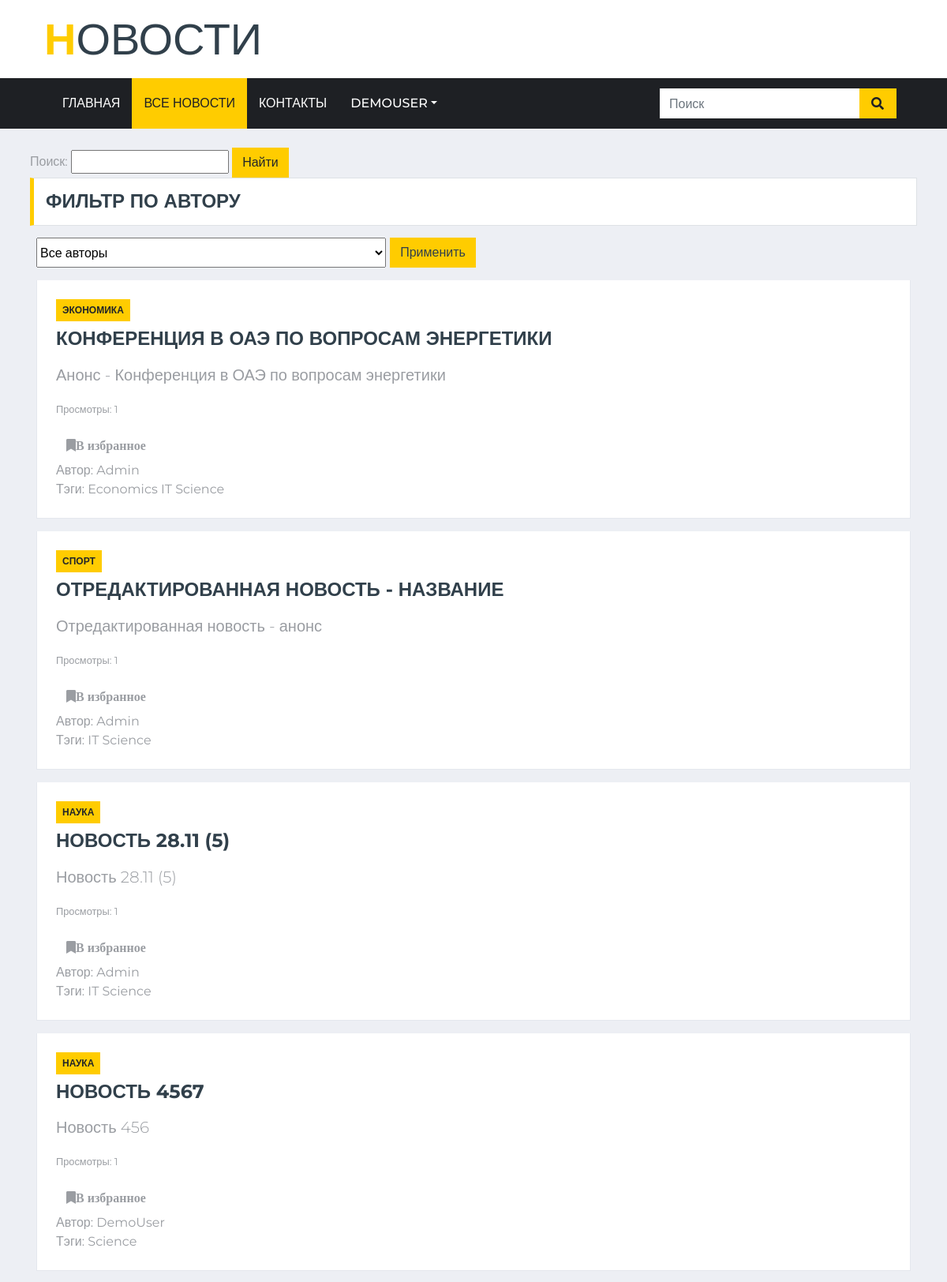
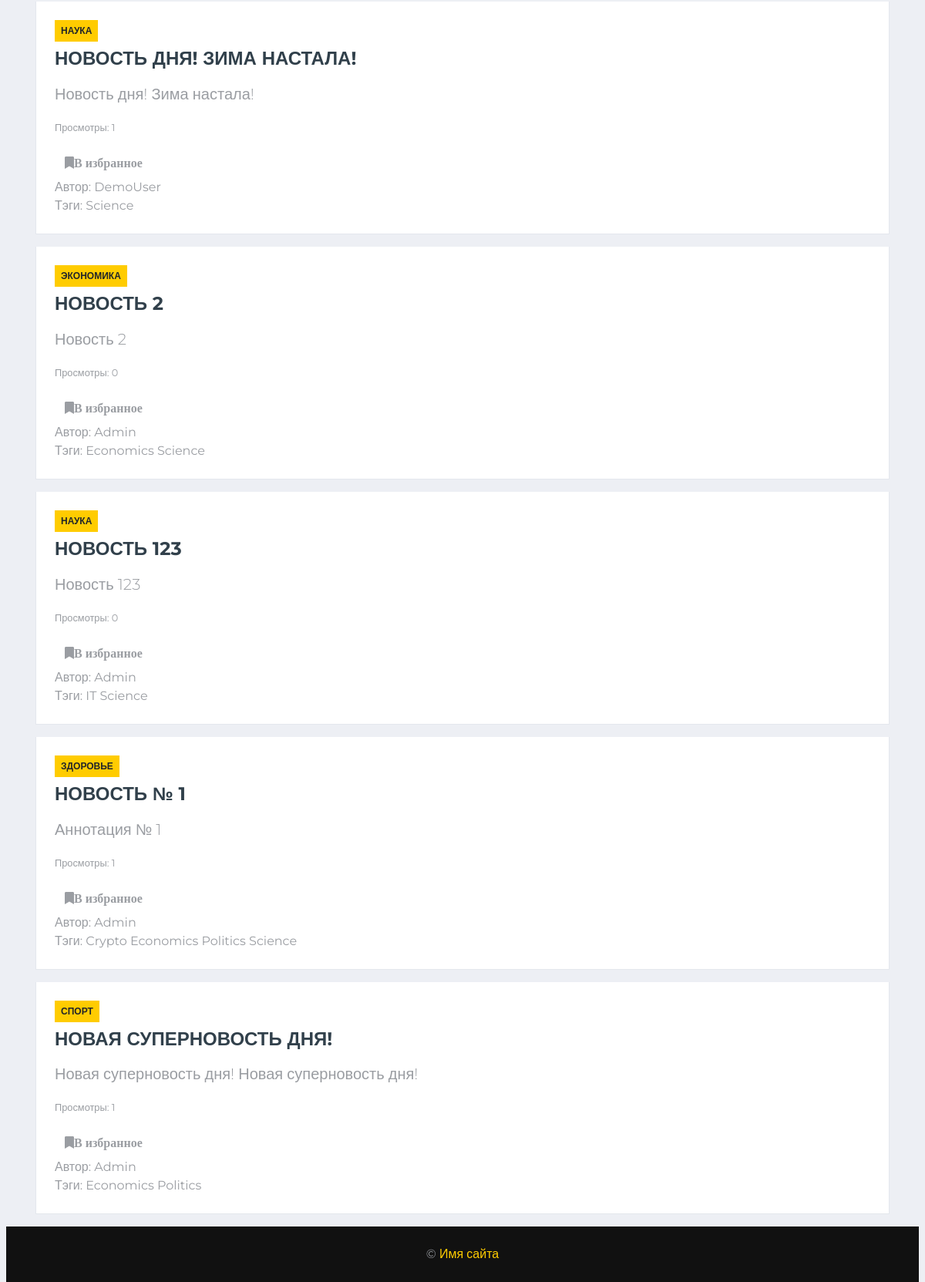
/news1/ (signed in), run on the app's committed database (2 pictures, top to bottom).
### news1/models.py (models this page shows, shortened)
class Article(models.Model):
    categories = (('Экономика', 'Economics'),
                  ('Наука', 'Science'),
                  ('Спорт', 'Sport'),
                  ('Политика', 'Policy'),
                  ('Здоровье', 'Health'),
                  ('Путешествия', 'Travel'))
    author = models.ForeignKey(User, on_delete=models.SET_NULL, null=True, verbose_name='Автор')
    title = models.CharField('Название', max_length=50, default='')
    anouncement = models.TextField('Аннотация', max_length=250)
    text = models.TextField('Текст новости')
    date = models.DateTimeField('Дата публикации', auto_now=True)
    category = models.CharField(choices=categories, max_length=20, verbose_name='Категории')
    tags = models.ManyToManyField(to=Tag, blank=True, verbose_name='Тэги')
    slug = models.SlugField()
    def get_views(self):
        return self.views.count()
    class Meta:
        ordering = ['-date']
        verbose_name= 'Новость'
        verbose_name_plural='Новости'

class Tag(models.Model):
    title = models.CharField(max_length=80)
    status = models.BooleanField(default=True)
    class Meta:
        ordering = ['title','status']
        verbose_name= 'Тэг'
        verbose_name_plural='Тэги'

### news1/views.py (the view)
# urls.py: path('', views.all_news, name='news_index'),
def all_news(request):
    articles = Article.objects.all()
    a = articles.first()
    categories = Article.categories
    context={'today_articles': articles}
    author_list = User.objects.all()
    selected = 0
    if request.method=="POST":
        print(request.POST)
        selected = int(request.POST.get('author_filter'))
        if selected == 0:
            articles = Article.objects.all()
        else:
            articles = Article.objects.filter(author=selected)
        print(connection.queries)
    else:
        articles = Article.objects.all()
    context = {'articles': articles, 'author_list':author_list,'selected':selected,'categories':categories, }
    return render(request,'news1/all_news.html',context)

### users/templatetags/users_extras.py (called while the page is built)
@register.filter(name="has_group")
def has_group(user, group_name):
    return user.groups.filter(name=group_name).exists()

### news1/templates/news1/all_news.html (shortened to what this page needs)
<!DOCTYPE html>
{% load static %}
<html lang="ru">
<head>
    <link href="https://cdnjs.cloudflare.com/ajax/libs/font-awesome/5.15.0/css/all.min.css" rel="stylesheet">
    <link href="{% static 'news_portal/' %}lib/owlcarousel/assets/owl.carousel.min.css" rel="stylesheet">
    <link href="{% static 'news_portal/' %}css/style.css" rel="stylesheet">
</head>
<body>
<link rel="stylesheet" href="https://ajax.googleapis.com/ajax/libs/jqueryui/1.11.4/themes/smoothness/jquery-ui.css">
{% include 'news_portal/navbar.html' %}
    <br>
    <div class="container-fluid">
        <div class="container">
            <div class="row">
                <div class="col-lg-12">
                    <div class="row">
                        <div class="col-12">
                                <div class="search">
                                  <label for="search_input">Поиск: </label>
                                  <input id="search_input">
                                        <button class="btn btn-primary">Найти</button>
                                </div>
                            <div class="section-title">
                                <h4 class="m-0 text-uppercase font-weight-bold">Фильтр по автору</h4>
                            </div>
                            <div class="form-group col-12">
                            <form method="post">
                                <div class="input-group">
                                     <select class="form-select" name="author_filter" style="width:40%">
                                          <option value="0">Все авторы</option>
                                     </select>
                                     <span class="input-group-btn">
                                         <input type="submit" class="btn" value="Применить" style="margin: 0 5px; background-color: #fc0; color: #31404B">
                                     </span>
                                </div>
                            </form>
                            </div>
                        {% for article in articles %}
                        <div class="col-lg-12">
                            <div class="position-relative mb-3">
                                <div class="bg-white border border-top-0 p-4">
                                    <div class="mb-2">
                                        <a class="badge badge-primary text-uppercase font-weight-semi-bold p-2 mr-2"
                                            href="#">{{ article.category }}</a>
                                    </div>
                                    <a class="h4 d-block mb-3 text-secondary text-uppercase font-weight-bold" href="{% url 'news_detail' article.pk %}">{{ article.title }}</a>
                                    <p class="lead my-3">{{ article.anouncement }}</p>
                                    <p><small>Просмотры: {{ article.get_views }}</small></p>
                                    <a class="btn byn-success" href="{% url 'favorites' article.pk %}"><i class="fa fa-bookmark menu icon">В избранное</i></a>
                                    <p class="m-0">Автор: {{ article.author }}</p>
                                    <p class="m-0">Тэги: {% for t in article.tags.all %} {{ t.title }} {% endfor %}</p>
                                </div>
                            </div>
                        </div>
                        {% endfor %}
                    </div>
                </div>
            </div>
        </div>
    </div>
{% block footer %} {% include 'news_portal/footer.html' %} {% endblock %}
</body>
</html>

### news_portal/templates/news_portal/navbar.html (shortened to what this page needs)
    {% load static %}
    {% load users_extras %}
    <div class="container-fluid d-none d-lg-block">
        <div class="row align-items-center bg-white py-3 px-lg-5">
            <div class="col-lg-4">
                <a href="{% url 'home' %}" class="navbar-brand p-0 d-none d-lg-block">
                    <h1 class="m-0 display-4 text-uppercase text-primary">Н<span class="text-secondary font-weight-normal">овости</span></h1>
                </a>
            </div>
        </div>
    </div>
    <div class="container-fluid p-0">
        <nav class="navbar navbar-expand-lg bg-dark navbar-dark py-2 py-lg-0 px-lg-5">
            <div class="collapse navbar-collapse justify-content-between px-0 px-lg-3" id="navbarCollapse">
                <div class="navbar-nav mr-auto py-0">
                    <a href="{% url 'home' %}" {% if request.resolver_match.view_name == 'home' %} class="nav-item nav-link active" {% else %} class="nav-item nav-link" {% endif %}>Главная</a>
                    <a href="{% url 'news_index' %}" {% if request.resolver_match.view_name == 'news_index' %} class="nav-item nav-link active" {% else %} class="nav-item nav-link" {% endif %}>Все новости</a>
                    <a href="#" class="nav-item nav-link">Контакты</a>
                    {% if request.user.id %}
                    <div class="nav-item dropdown">
                        <a href="#" class="nav-link dropdown-toggle" data-toggle="dropdown">{{ request.user.username }}</a>
                    </div>
                    {% endif %}
                </div>
                <div class="input-group ml-auto d-none d-lg-flex" style="width: 100%; max-width: 300px;">
                    <input type="text" class="form-control border-0" placeholder="Поиск">
                    <div class="input-group-append">
                        <button class="input-group-text bg-primary text-dark border-0 px-3"><i
                                class="fa fa-search"></i></button>
                    </div>
                </div>
            </div>
                            <br >
        </nav>
    </div>

### data on the page
Article: category "ЭКОНОМИКА", title "КОНФЕРЕНЦИЯ В ОАЭ ПО ВОПРОСАМ ЭНЕРГЕТИКИ", anouncement "Анонс - Конференция в ОАЭ по вопросам энергетики", get_views "1", author "Admin"
Tag: title "Economics"
Tag: title "IT"
Tag: title "Science"
Article: category "СПОРТ", title "ОТРЕДАКТИРОВАННАЯ НОВОСТЬ - НАЗВАНИЕ", anouncement "Отредактированная новость - анонс", get_views "1", author "Admin"
Article: category "НАУКА", title "НОВОСТЬ 28.11 (5)", anouncement "Новость 28.11 (5)", get_views "1", author "Admin"
Article: category "НАУКА", title "НОВОСТЬ 4567", anouncement "Новость 456", get_views "1", author "DemoUser"
Article: category "НАУКА", title "НОВОСТЬ ДНЯ! ЗИМА НАСТАЛА!", anouncement "Новость дня! Зима настала!", get_views "1", author "DemoUser"
Article: category "ЭКОНОМИКА", title "НОВОСТЬ 2", anouncement "Новость 2", get_views "0", author "Admin"
Article: category "НАУКА", title "НОВОСТЬ 123", anouncement "Новость 123", get_views "0", author "Admin"
Article: category "ЗДОРОВЬЕ", title "НОВОСТЬ № 1", anouncement "Аннотация № 1", get_views "1", author "Admin"
Tag: title "Crypto"
Tag: title "Politics"
Article: category "СПОРТ", title "НОВАЯ СУПЕРНОВОСТЬ ДНЯ!", anouncement "Новая суперновость дня! Новая суперновость дня!", get_views "1", author "Admin"

### other printed values
{{ request.user.username }} "DEMOUSER"
